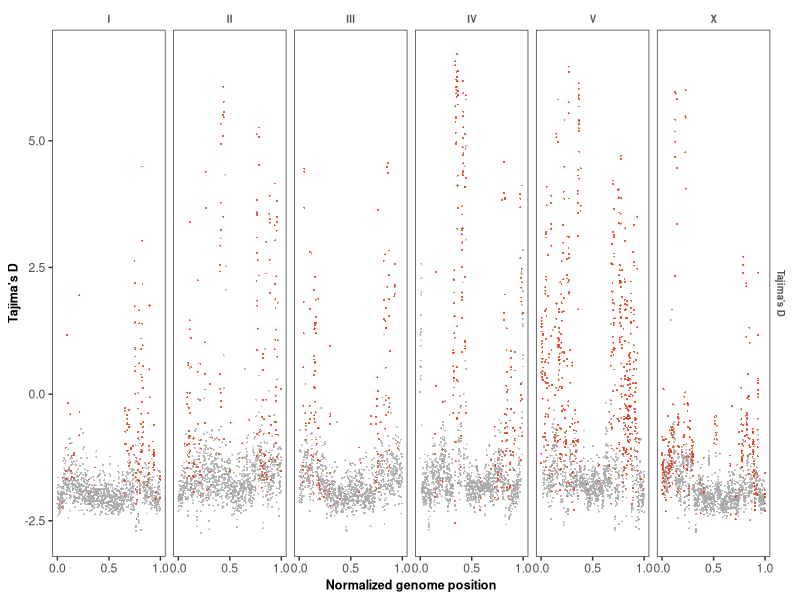
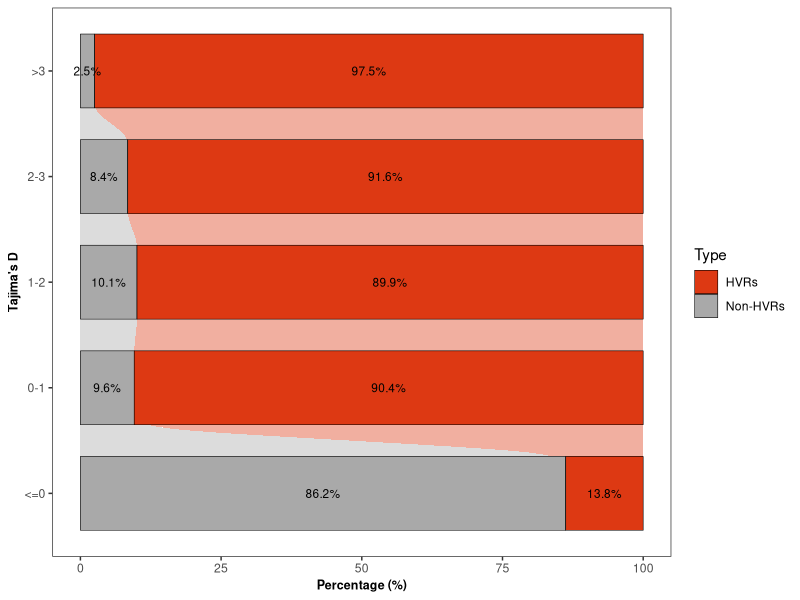
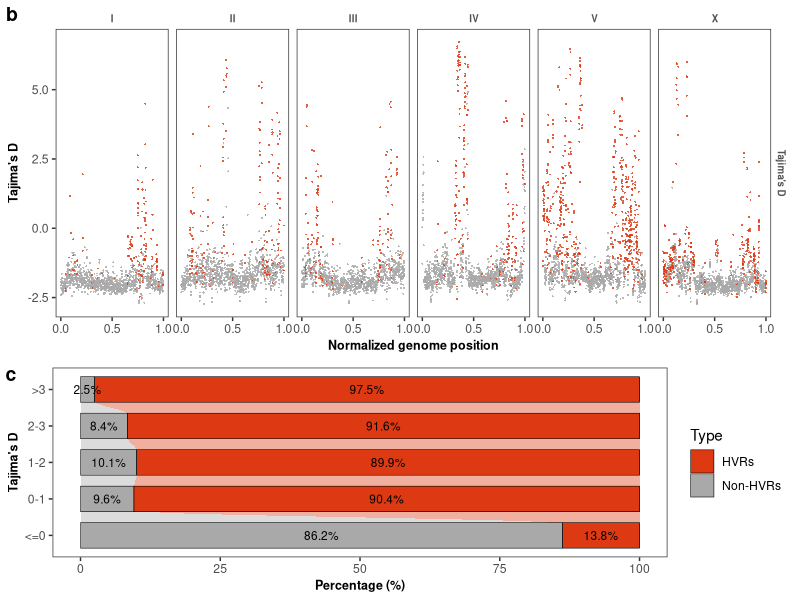

These charts were generated, in order, by the following R code: (Note: this script raises an error after producing the figures.)
# the HVRs diversity file was genrated from the zarr_to_pi_theta_d_HVRs.sh and vcf_to_zarr_HVRs.sh
# HVRs bed file was kindly generated by Nic and further processed with HVRs_TajimasD_bed_file.R script

rm(list = ls())

library(dplyr)
library(ggplot2)
library(ggalluvial)
# library(purrr)


HVRs_div_raw<-read.csv("../processed_data/pi_theta_d/HVRs_pi_theta_d/chromosome_windows_diversity.csv",
                          header = TRUE)


HVRs_TajimasD <- HVRs_div_raw %>%
  dplyr::filter(stat_type == "d") %>% 
  na.omit()
  

#Plot all windowed diversity stats

HVRs_TajimasD_plot <- HVRs_TajimasD %>%
  dplyr::mutate(stat_type = if_else(stat_type == "d", "Tajima's D", stat_type)) %>%
  dplyr::mutate(div_stat = if_else(div_stat == "True", "HVRs", "Non-HVRs")) %>%
  # classify D types
  mutate(stat_category = case_when(
    stat <= 0 ~ "<=0",
    stat > 0 & stat <= 1 ~ "0-1",
    stat > 1 & stat <= 2 ~ "1-2",
    stat > 2 & stat <= 3 ~ "2-3",
    stat > 3 ~ ">3")) %>% 
  mutate(stat_category = factor(stat_category, levels = c("<=0", "0-1", "1-2", "2-3", ">3"))) %>% 
  # normalize the Reference genome position
  dplyr::group_by(chrom) %>%
  dplyr::mutate(x_normalized = (x - min(x)) / (max(x) - min(x)))

  
HVRs.colors <- c("#DD3913", "darkgrey")
p1 <- ggplot2::ggplot(data = HVRs_TajimasD_plot, mapping = aes(x = x_normalized, y = stat, fill = div_stat))+
  geom_point(shape=21, size = 0.7, alpha = 0.8, stroke = 0)+
  scale_fill_manual(name = "Group", values = HVRs.colors, labels = c("HVRs", "Non-HVRs")) + 
  facet_grid(stat_type ~ chrom, scales = 'free')+
  xlab("Normalized genome position")+
  ylab("Tajima's D")+
  # geom_smooth(method = "loess", se = FALSE,alpha = 0.8,color = "#BEBADA") +
  # scale_color_manual(values = c("Tajima's D" = "#FB8072",
  #                               "Nucleotide diversity (\u03C0)" = "#FDB462",
  #                               "Watterson's \u03B8" = "#80B1D3")) +
  
  theme_bw()+
  theme(legend.position = "none")+
  theme(panel.grid.major = element_blank(),
        panel.grid.minor = element_blank())+
  theme(strip.background = element_blank())+
  scale_x_continuous(breaks = c(0, 0.5, 1))+
  theme(axis.title.y = element_text(face = "bold", size = 9))+
  theme(axis.title.x = element_text(face = "bold", size = 9))+
  theme(strip.text = element_text(face = "bold", size = 7,color = "#525252"))
p1




# Plot stacked bar for each categray 
# generate a table to plot figure 
summary_table <- HVRs_TajimasD_plot %>%
  group_by(stat_category, div_stat) %>%
  summarise(count = n(), .groups = 'drop') %>%
  group_by(stat_category) %>%
  mutate(percentage = count / sum(count) * 100)




# plot
p2<-ggplot2::ggplot(data = summary_table, aes(x = stat_category, y = percentage, alluvium = div_stat, stratum = div_stat)) +
  geom_alluvium(aes(fill = div_stat), alpha = 0.4, width = 0.6) + 
  geom_stratum(aes(fill = div_stat), width = 0.7, size = 0.2) +
  ggplot2::labs(x = "Tajima's D",
                y = "Percentage (%)",
                # title = "Percentage of HVRs and Non-HVRs",
                fill = "Type") +
  scale_fill_manual(values = HVRs.colors) +
  theme_bw()+
  theme(legend.position = "right")+
  theme(panel.grid.major = element_blank(),
        panel.grid.minor = element_blank())+
  theme(strip.background = element_blank())+
  theme(axis.title.y = element_text(face = "bold", size = 9))+
  theme(axis.title.x = element_text(face = "bold", size = 9))+
  theme(strip.text = element_text(face = "bold", size = 7,color = "#525252"))+
  geom_text(aes(label = sprintf("%.1f%%", percentage)), 
            position = position_stack(vjust = 0.5), 
            size = 3)+
  coord_flip()
p2




# Arrange p1 and p2 side by side with specified proportions
library(ggpubr)


# combined_plot <- ggarrange(p1, p2, 
#                            ncol = 2, 
#                            widths = c(0.7, 0.3)) # 70% for p1 and 30% for p2

combined_plot <- ggpubr::ggarrange(
  p1, p2, 
  ncol = 1, 
  heights = c(0.6, 0.4), 
  labels = c("b", "c")
)
combined_plot

ggsave("../plots/HVRs_TajimasD.pdf", plot = combined_plot, width = 7.5, height = 4, units = "in")



# 
# # calculate mean value of Tajimas'D within HVRs
# HVRs_TajimasD_mean <- HVRs_div_raw %>%
#   filter(stat_type == "d" & div_stat == "True") %>% 
#   na.omit() %>% 
#   select(stat) %>% 
#   pull() %>% 
#   mean()
# 
# HVRs_TajimasD_mean
# # [1] 0.1446845
# 
# 

